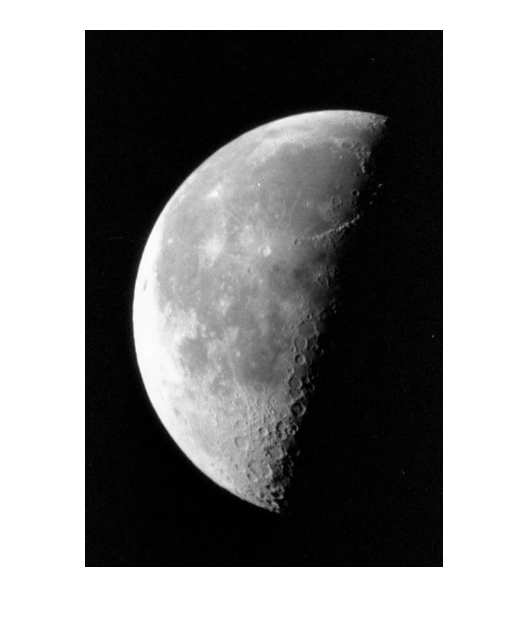
%> input picture Experiment 2/moon.tif, 530 x 632 px
$ octave quyu.m   (GNU Octave 9; MATLAB toolbox functions it lacks are replaced by stand-ins)
%> lines starting %> are read from the running program, lines starting %| are printed output that depends on the picture
### Experiment 2/InputPicture.m
function [Input]=InputPicture()
%图像读取函数
%调用系统文件管理选择图像存储位置及文件
[FileName,PathName,FilterIndex] = uigetfile('*.*');%弹出对话框得到打开的路径
%> the answer given: moon.tif

%防止用户取消保存时报错
if FilterIndex == 0%判断用户是否取消保存
    Input=0;
else
    Input=imread(strcat(PathName,FileName));%打开得到的路径下的文件
%> Input is the input picture: size 632x530x3 uint8; min 0, max 255, mean 139
    figure
    imshow(Input);
    title('原始图像')
end

### Experiment 2/caculateCDF.m
function CDF = caculateCDF(Input)
%求累计分布函数
%此函数可以由一些内置函数代替  等同于
%hist=imhist(Input);
%cdf = cumsum(hist) / numel(Input);
PDF = zeros(1,256);
num = zeros(1,256);
for i=1:256;
    num(i) = sum(histc(Input,i-1));
end
PDF = num./numel(Input);
%累计分布函数
CDF = zeros(1,256);
CDF(1)=PDF(1);
for i=2:256;
    CDF(i)= PDF(i)+CDF(i-1);
end

% [4 lines of commented-out code are left out]

### Experiment 2/resizeNEAREST.m
function Output = resizeNEAREST(H,W,Input)
% [6 lines of commented-out code are left out]
[row,col] = size(Input);
rerow = round(row*H);
recol = round(col*W);
Output = zeros(rerow,recol);

 for i=1:rerow;
    for j=1:recol;
        indexX = round(i/H);
        indexY = round(j/W);
        %边界处理
        if indexX <1
           indexX=1;
        end
        if indexY <1
            indexY=1;
        end
        if indexX >row
            indexX=row;
        end
        if indexY >col
            indexY=col;
        end
            Output(i,j) = Input(indexX,indexY);
    end
 end


Output = uint8(Output);
figure
imshow(Output);

### Experiment 2/quyu.m
clc
close all
clear all
aim = zeros(61,61);
Input = InputPicture();
%aim = Input(7:68,188:249);
%aim = Input(189:250,188:249);
%aim = Input(98:159,98:159);
aim = Input(189:250,7:68);
%> aim: size 62x62 uint8; every value is 255
[lenth,width] = size(aim);
%> lenth = 62; width = 62
CDF = caculateCDF(aim);
%> after the loop in caculateCDF, `for i=1:256;`: num = 256 values from 0 to 3844
%> in caculateCDF, `PDF = num./numel(Input);`: PDF = 256 values from 0 to 1
%> CDF = 256 values from 0 to 1

%엇뷜
Eq = round(CDF*255);%/numel(Input);
%> Eq = 256 values from 0 to 255
%RPDF = Eq.*num;
Output = zeros(lenth,width);
for i=1:lenth
    for j=1:width
        Output(i,j) = Eq(aim(i,j)+1);
    end
end
%> Output: size 62x62 double; every value is 0
Output = uint8(Output);
%> Output: size 62x62 uint8; every value is 0
Output = resizeNEAREST(10,10,Output);
%> after the loop in resizeNEAREST, `for i=1:rerow;`: Output: size 620x620 double; every value is 0
%> in resizeNEAREST, `Output = uint8(Output);`: Output: size 620x620 uint8; every value is 0
figure
imhist(Output)
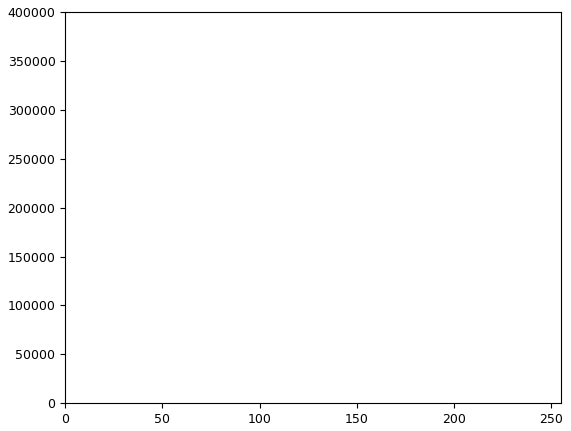
%> figure redrawn from the program's plot data; highest point at x = 0, y = 384400
figure
imshow(Output)
